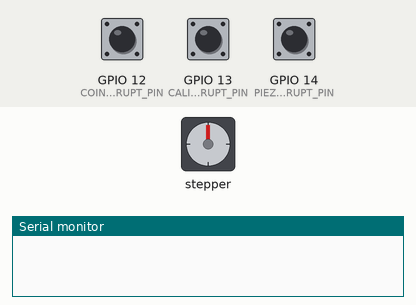
The program below on a simulated ESP32. Parts: stepper motor, the last lines printed to the serial monitor. The test bench sets the inputs (shaded band); at power-on: GPIO 12 (COIN_INTERRUPT_PIN) HIGH, GPIO 13 (CALIBRATION_INTERRUPT_PIN) HIGH, GPIO 14 (PIEZO_INTERRUPT_PIN) HIGH. Stepper angles assume 2048 steps per turn.

Above: at 1.2 s.
1.3 s: GPIO 12 (COIN_INTERRUPT_PIN) pulled LOW for 0.15 s
At 4.1 s:
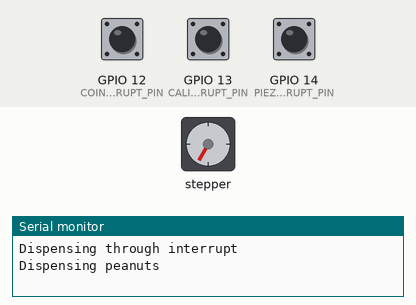
4.3 s: GPIO 13 (CALIBRATION_INTERRUPT_PIN) pulled LOW for 1 s
At 6.4 s:
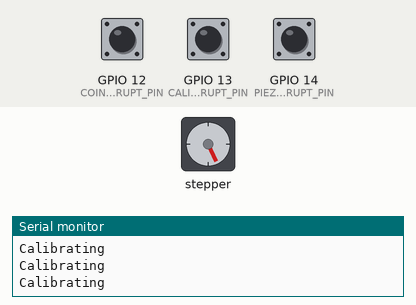
8.4 s: GPIO 12 (COIN_INTERRUPT_PIN) pulled LOW for 1 s
At 11.2 s:
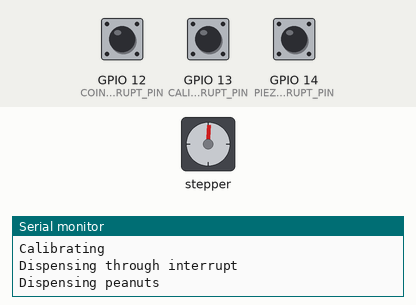
11.4 s: GPIO 13 (CALIBRATION_INTERRUPT_PIN) pulled LOW for 0.15 s
At 11.9 s:
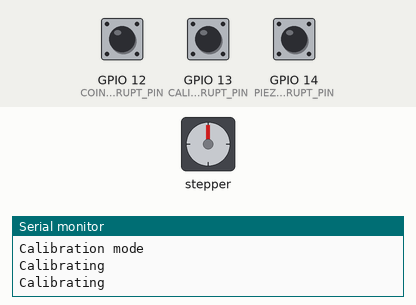
Timing chart, 0 to 14.0 s (numbered marks = the images above; inputs shaded):
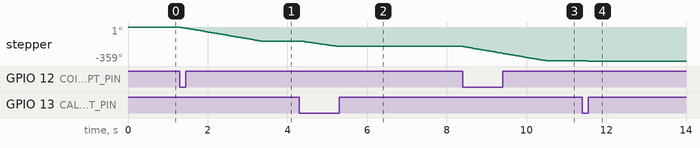

The program:

main.cpp
```cpp
#include <Arduino.h>
#include <Stepper.h>
#include "constants.h"
#include "interrupts/interrupts.h"

// TODO: Camera activation

Stepper myStepper = Stepper(STEPS_PER_REVOLUTION, STEPPER_PIN_1, STEPPER_PIN_3, STEPPER_PIN_2, STEPPER_PIN_4);

bool dispensing = false;
bool calibrating = false;
bool buzzing = false;

void dispense_peanuts()
{
  Serial.println("Dispensing peanuts");
  myStepper.setSpeed(STEPPER_SPEED);
  myStepper.step(STEPS_PER_PEANUT);
  dispensing = false;
  attachInterrupt(digitalPinToInterrupt(COIN_INTERRUPT_PIN), isrCoinInterrupt, FALLING);
};

void piezo_action()
{
  Serial.println("Buzzing");
  buzzing = false;
  attachInterrupt(digitalPinToInterrupt(PIEZO_INTERRUPT_PIN), isrPiezoInterrupt, FALLING);
};

void calibrate()
{
  myStepper.setSpeed(STEPPER_SPEED);
  myStepper.step(STEPS_PER_CALIBRATION);
  delay(5);
  Serial.println("Calibrating");
  if (digitalRead(CALIBRATION_INTERRUPT_PIN) == HIGH)
  {
    calibrating = false;
    attachInterrupt(digitalPinToInterrupt(CALIBRATION_INTERRUPT_PIN), isrCalibrationInterrupt, FALLING);
    // TODO: Sleepmode
  }
};

void setup()
{
  Serial.begin(9600);
  pinMode(COIN_INTERRUPT_PIN, INPUT_PULLUP);
  attachInterrupt(digitalPinToInterrupt(COIN_INTERRUPT_PIN), isrCoinInterrupt, FALLING);

  pinMode(CALIBRATION_INTERRUPT_PIN, INPUT_PULLUP);
  attachInterrupt(digitalPinToInterrupt(CALIBRATION_INTERRUPT_PIN), isrCalibrationInterrupt, FALLING);

  pinMode(PIEZO_INTERRUPT_PIN, INPUT_PULLUP);
  attachInterrupt(digitalPinToInterrupt(PIEZO_INTERRUPT_PIN), isrPiezoInterrupt, FALLING);
};

void loop()
{
  if (buzzing)
  {
    piezo_action();
  }
  if (dispensing)
  {
    dispense_peanuts();
  }

  while (calibrating)
  {
    calibrate();
  }
  delay(100);
};
```

constants.h
```cpp
#ifndef _CONSTANTS_H_
#define _CONSTANTS_H_

#define STEPPER_PIN_1 27
#define STEPPER_PIN_2 26
#define STEPPER_PIN_3 25
#define STEPPER_PIN_4 33

#define STEPS_PER_REVOLUTION 2048
#define STEPS_PER_PEANUT -856
#define STEPS_PER_CALIBRATION -10
#define STEPPER_SPEED 12

#define COIN_INTERRUPT_PIN GPIO_NUM_12
#define CALIBRATION_INTERRUPT_PIN GPIO_NUM_13
#define PIEZO_INTERRUPT_PIN GPIO_NUM_14

#endif
```

interrupts.cpp
```cpp
#include "interrupts.h"
#include "../constants.h"

extern bool dispensing;
extern bool buzzing;
extern bool calibrating;

void IRAM_ATTR isrCoinInterrupt()
{
  Serial.println("Dispensing through interrupt");
  detachInterrupt(digitalPinToInterrupt(COIN_INTERRUPT_PIN));
  dispensing = true;
}

void IRAM_ATTR isrPiezoInterrupt()
{
  Serial.println("Wakey wakey");
  detachInterrupt(digitalPinToInterrupt(PIEZO_INTERRUPT_PIN));
  buzzing = true;
}

void IRAM_ATTR isrCalibrationInterrupt()
{
  Serial.println("Calibration mode");
  detachInterrupt(digitalPinToInterrupt(CALIBRATION_INTERRUPT_PIN));
  calibrating = true;
}
```

interrupts.h
```cpp
#ifndef INTERRUPTS_H
#define INTERRUPTS_H

#include <Arduino.h>

void IRAM_ATTR isrCoinInterrupt();
void IRAM_ATTR isrPiezoInterrupt();
void IRAM_ATTR isrCalibrationInterrupt();

#endif // INTERRUPTS_H
```

Measured:
- after the input at 1.3 s, stepper: turns 151° counter-clockwise in 2.1 s, starting at once
- after the input at 4.3 s, stepper: turns 54° counter-clockwise in 0.88 s, starting after 0.09 s
- after the input at 8.4 s, stepper: turns 151° counter-clockwise in 2.1 s, starting at once
- after the input at 11.4 s, stepper: goes -357° 0.03 s, then -359°, starting after 0.10 s
